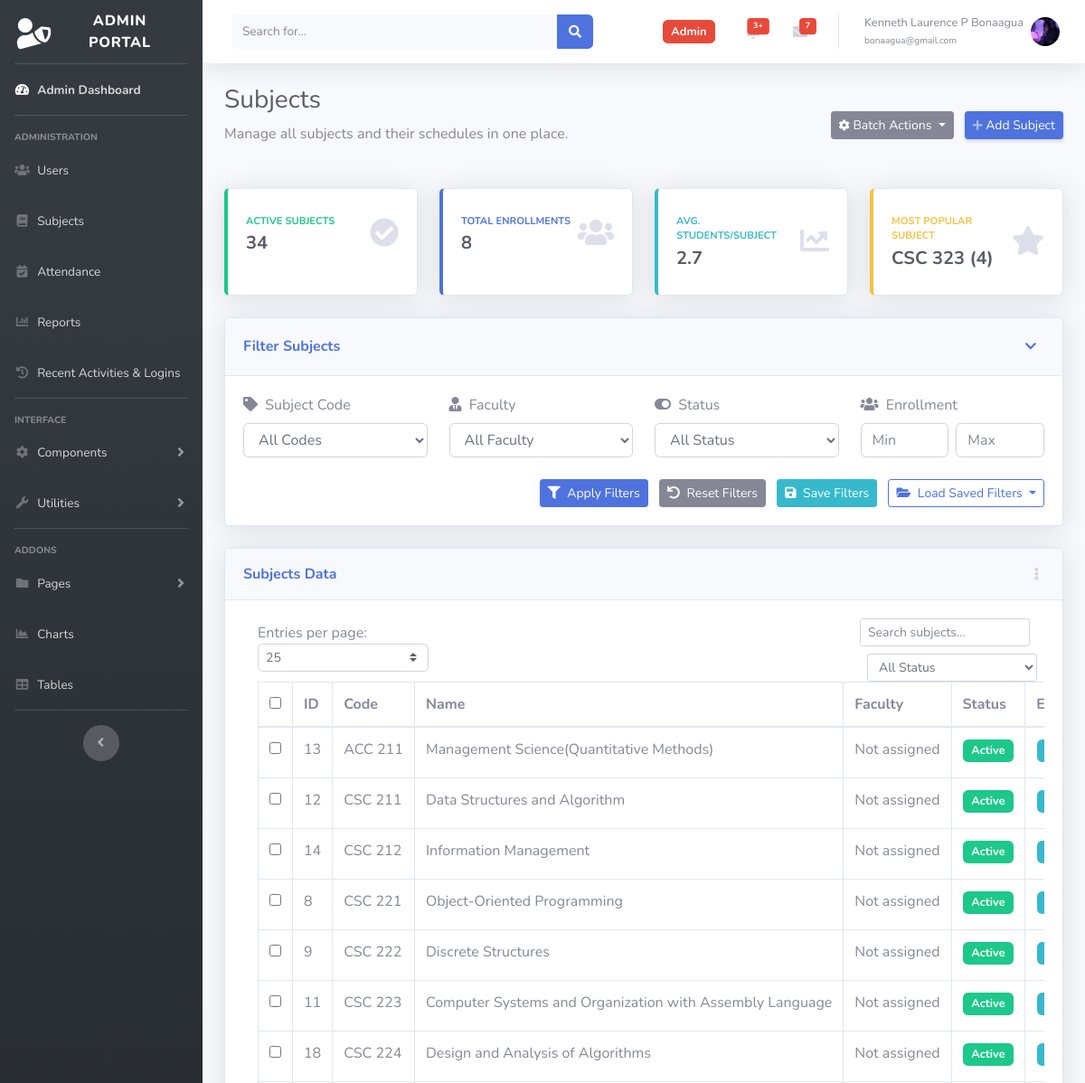
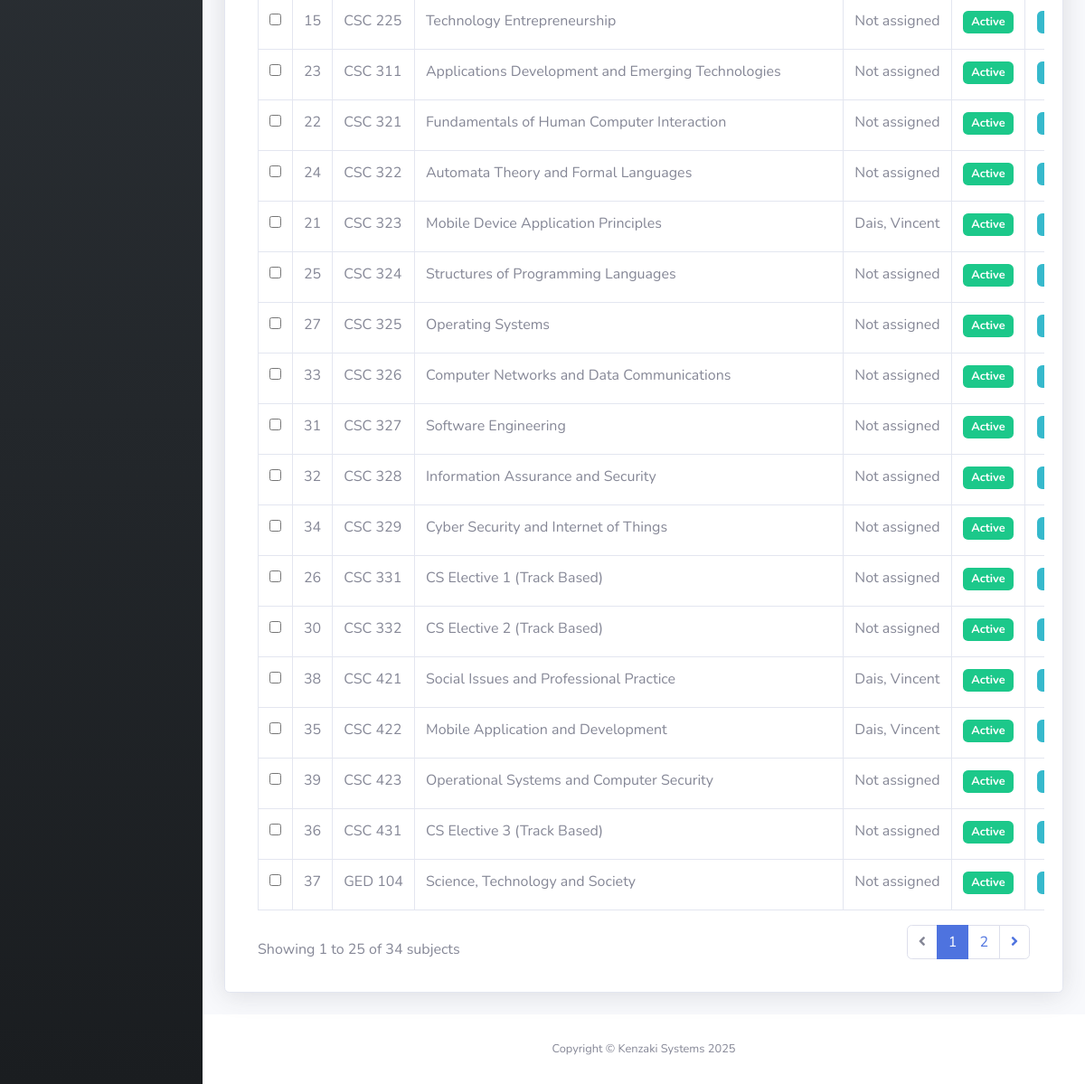
/subjects.php (signed in), run on the app's committed database (2 pictures, top to bottom).
### tables this page shows
CREATE TABLE `subjects` (
  `id` int(11) NOT NULL,
  `code` varchar(225) DEFAULT NULL,
  `name` varchar(225) DEFAULT NULL,
  `faculty_id` int(11) DEFAULT NULL,
  `status` int(11) DEFAULT NULL,
  `joincode` varchar(225) DEFAULT NULL
);

### subjects.php (the view, shortened to what this page needs)
<?php
include 'includes/header.php';
require 'db.php';
$filter_enrollment_min = isset($_GET['enrollment_min']) ? $_GET['enrollment_min'] : '';
$filter_enrollment_max = isset($_GET['enrollment_max']) ? $_GET['enrollment_max'] : '';
$sql = "SELECT s.*,
        CONCAT(u.lastname, ', ', u.firstname) AS faculty_name,
        (SELECT COUNT(*) FROM usersubjects WHERE subject_id = s.id) AS enrollment_count
        FROM subjects s
        LEFT JOIN users u ON s.faculty_id = u.id";
$result = $conn->query($sql);
?>
<div class="container-fluid">
    <div class="d-sm-flex align-items-center justify-content-between mb-4">
        <div>
            <h1 class="h3 mb-2 text-gray-800">Subjects</h1>
            <p class="mb-4">
            Manage all subjects and their schedules in one place.
            </p>
        </div>
        <div>
            <div class="btn-group mr-2">
                <button type="button" class="btn btn-secondary btn-sm dropdown-toggle" data-toggle="dropdown" aria-expanded="false">
                    <i class="fas fa-cog fa-sm"></i> Batch Actions
                </button>
            </div>
            <a href="#" class="d-none d-sm-inline-block btn btn-sm btn-primary shadow-sm" data-toggle="modal" data-target="#addSubjectModal">
                <i class="fas fa-plus fa-sm text-white-50"></i> Add Subject
            </a>
        </div>
    </div>
    <div class="row">
        <div class="col-xl-3 col-md-6 mb-4">
            <div class="card border-left-success shadow h-100 py-2">
                <div class="card-body">
                    <div class="row no-gutters align-items-center">
                        <div class="col mr-2">
                            <div class="text-xs font-weight-bold text-success text-uppercase mb-1">
                                Active Subjects</div>
                            <div class="h5 mb-0 font-weight-bold text-gray-800">
                                <?php
                                $active_sql = "SELECT COUNT(*) as count FROM subjects WHERE status = 1";
                                $active_result = $conn->query($active_sql);
                                $active_row = $active_result->fetch_assoc();
                                echo $active_row['count'];
                                ?>
                            </div>
                        </div>
                        <div class="col-auto">
                            <i class="fas fa-check-circle fa-2x text-gray-300"></i>
                        </div>
                    </div>
                </div>
            </div>
        </div>
        <div class="col-xl-3 col-md-6 mb-4">
            <div class="card border-left-primary shadow h-100 py-2">
                <div class="card-body">
                    <div class="row no-gutters align-items-center">
                        <div class="col mr-2">
                            <div class="text-xs font-weight-bold text-primary text-uppercase mb-1">
                                Total Enrollments</div>
                            <div class="h5 mb-0 font-weight-bold text-gray-800">
                                <?php
                                $enrollment_sql = "SELECT COUNT(*) as count FROM usersubjects";
                                $enrollment_result = $conn->query($enrollment_sql);
                                $enrollment_row = $enrollment_result->fetch_assoc();
                                echo $enrollment_row['count'];
                                ?>
                            </div>
                        </div>
                        <div class="col-auto">
                            <i class="fas fa-users fa-2x text-gray-300"></i>
                        </div>
                    </div>
                </div>
            </div>
        </div>
        <div class="col-xl-3 col-md-6 mb-4">
            <div class="card border-left-info shadow h-100 py-2">
                <div class="card-body">
                    <div class="row no-gutters align-items-center">
                        <div class="col mr-2">
                            <div class="text-xs font-weight-bold text-info text-uppercase mb-1">
                                Avg. Students/Subject</div>
                            <div class="h5 mb-0 font-weight-bold text-gray-800">
                                <?php
                                $avg_sql = "SELECT ROUND(AVG(cnt), 1) as avg_count FROM (
                                            SELECT COUNT(*) as cnt FROM usersubjects GROUP BY subject_id
                                            ) as counts";
                                $avg_result = $conn->query($avg_sql);
                                $avg_row = $avg_result->fetch_assoc();
                                echo $avg_row['avg_count'] ?: '0';
                                ?>
                            </div>
                        </div>
                        <div class="col-auto">
                            <i class="fas fa-chart-line fa-2x text-gray-300"></i>
                        </div>
                    </div>
                </div>
            </div>
        </div>
        <div class="col-xl-3 col-md-6 mb-4">
            <div class="card border-left-warning shadow h-100 py-2">
                <div class="card-body">
                    <div class="row no-gutters align-items-center">
                        <div class="col mr-2">
                            <div class="text-xs font-weight-bold text-warning text-uppercase mb-1">
                                Most Popular Subject</div>
                            <div class="h5 mb-0 font-weight-bold text-gray-800">
                                <?php
                                $popular_sql = "SELECT s.code, COUNT(*) as count
                                              FROM usersubjects us
                                              JOIN subjects s ON us.subject_id = s.id
                                              GROUP BY us.subject_id
                                              ORDER BY count DESC
                                              LIMIT 1";
                                $popular_result = $conn->query($popular_sql);
                                if($popular_result->num_rows > 0) {
                                    $popular_row = $popular_result->fetch_assoc();
                                    echo htmlspecialchars($popular_row['code']) . " (" . $popular_row['count'] . ")";
                                } else {
                                    echo "None";
                                }
                                ?>
                            </div>
                        </div>
                        <div class="col-auto">
                            <i class="fas fa-star fa-2x text-gray-300"></i>
                        </div>
                    </div>
                </div>
            </div>
        </div>
    </div>
    <div class="card shadow mb-4">
        <div class="card-header py-3 d-flex flex-row align-items-center justify-content-between">
            <h6 class="m-0 font-weight-bold text-primary">Filter Subjects</h6>
            <button class="btn btn-sm btn-link" type="button" data-toggle="collapse" data-target="#filtersCollapse" aria-expanded="true" aria-controls="filtersCollapse">
                <i class="fas fa-chevron-down"></i>
            </button>
        </div>
        <div class="collapse show" id="filtersCollapse">
            <div class="card-body">
                <form method="get" action="subjects.php" id="filterForm">
                    <div class="row">
                        <div class="col-md-3 mb-3">
                            <label for="code_prefix"><i class="fas fa-tag mr-1"></i> Subject Code</label>
                            <select class="form-control uniform-filter-size" id="code_prefix" name="code_prefix">
                                <option value="">All Codes</option>
                            </select>
                        </div>
                        <div class="col-md-3 mb-3">
                            <label for="faculty_id"><i class="fas fa-user-tie mr-1"></i> Faculty</label>
                            <select class="form-control uniform-filter-size" id="faculty_id" name="faculty_id">
                                <option value="">All Faculty</option>
                            </select>
                        </div>
                        <div class="col-md-3 mb-3">
                            <label for="status"><i class="fas fa-toggle-on mr-1"></i> Status</label>
                            <select class="form-control uniform-filter-size" id="status" name="status">
                                <option value="">All Status</option>
                            </select>
                        </div>
                        <div class="col-md-3 mb-3">
                            <label for="enrollment_range"><i class="fas fa-users mr-1"></i> Enrollment</label>
                            <div class="d-flex">
                                <input type="number" class="form-control uniform-filter-size mr-2" id="enrollment_min" name="enrollment_min" placeholder="Min" min="0" value="<?php echo htmlspecialchars($filter_enrollment_min); ?>">
                                <input type="number" class="form-control uniform-filter-size" id="enrollment_max" name="enrollment_max" placeholder="Max" min="0" value="<?php echo htmlspecialchars($filter_enrollment_max); ?>">
                            </div>
                        </div>
                    </div>
                    <div class="row mt-2">
                        <div class="col-md-12 text-right">
                            <button type="submit" class="btn btn-primary btn-sm">
                                <i class="fas fa-filter mr-1"></i> Apply Filters
                            </button>
                            <a href="subjects.php" class="btn btn-secondary btn-sm ml-2">
                                <i class="fas fa-undo mr-1"></i> Reset Filters
                            </a>
                            <button type="button" class="btn btn-info btn-sm ml-2" id="saveFilters">
                                <i class="fas fa-save mr-1"></i> Save Filters
                            </button>
                            <div class="btn-group ml-2" role="group">
                                <button id="loadFiltersDropdown" type="button" class="btn btn-outline-primary btn-sm dropdown-toggle" data-toggle="dropdown" aria-haspopup="true" aria-expanded="false">
                                    <i class="fas fa-folder-open mr-1"></i> Load Saved Filters
                                </button>
                            </div>
                        </div>
                    </div>
                </form>
            </div>
        </div>
    </div>
    <div class="card shadow mb-4">
        <div class="card-header py-3 d-flex flex-row align-items-center justify-content-between">
            <h6 class="m-0 font-weight-bold text-primary">Subjects Data</h6>
            <div>
                <div class="dropdown no-arrow d-inline">
                    <a class="dropdown-toggle" href="#" role="button" id="dropdownMenuLink" data-toggle="dropdown">
                        <i class="fas fa-ellipsis-v fa-sm fa-fw text-gray-400"></i>
                    </a>
                </div>
            </div>
        </div>
        <div class="card-body">
            <div class="table-responsive">
                <div class="px-3">
                    <table class="table table-bordered table-hover" id="dataTable" width="100%" cellspacing="0">
                        <thead>
                            <tr>
                                <th width="30px"><input type="checkbox" id="selectAllSubjects"></th>
                                <th width="80px">ID</th>
                                <th width="120px">Code</th>
                                <th width="200px">Name</th>
                                <th width="200px">Faculty</th>
                                <th width="100px">Status</th>
                                <th width="120px">Enrollment</th>
                            </tr>
                        </thead>
                        <tbody>
                            <?php
                            if ($result->num_rows > 0) {
                                while($row = $result->fetch_assoc()) {
                                    $statusBadge = ($row["status"] == 1) ?
                                        '<span class="badge badge-success">Active</span>' :
                                        '<span class="badge badge-danger">Inactive</span>';
                                    echo "<tr>";
                                    echo "<td><input type='checkbox' name='subject_checkbox' value='" . htmlspecialchars($row["id"]) . "'></td>";
                                    echo "<td><span class='truncate' title='" . htmlspecialchars($row["id"]) . "'>" . htmlspecialchars($row["id"]) . "</span></td>";
                                    echo "<td><span class='truncate' title='" . htmlspecialchars($row["code"]) . "'>" . htmlspecialchars($row["code"]) . "</span></td>";
                                    echo "<td><span class='truncate' title='" . htmlspecialchars($row["name"]) . "'>" . htmlspecialchars($row["name"]) . "</span></td>";
                                    echo "<td><span class='truncate' title='" . ($row["faculty_name"] ?: 'Not assigned') . "'>" . ($row["faculty_name"] ?: '<span class="text-muted">Not assigned</span>') . "</span></td>";
                                    echo "<td class='text-center'>" . $statusBadge . "</td>";
                                    echo "<td class='text-center'><span class='badge badge-info'>" . $row["enrollment_count"]. " students</span></td>";
                                    echo "</tr>";
                                }
                            } else {
                                echo "<tr><td colspan='9' class='text-center'>No subjects found</td></tr>";
                            }
                            ?>
                        </tbody>
                    </table>
                </div>
            </div>
        </div>
    </div>
</div>
</div>
<?php include 'includes/footer.php'; ?>
</body>
</html>

### subjects.php (style rules this page uses)
.badge { padding: 0.5em 0.75em; font-size: 80%; }
.truncate { max-width: 100%; white-space: nowrap; overflow: hidden; text-overflow: ellipsis; display: block; }
#filtersCollapse { transition: all 0.3s; }
.uniform-filter-size { width: 100%; }

### data on the page
subjects: id "8", code "CSC 221", name "Object-Oriented Programming", faculty_name "Not assigned", status "Active"
subjects: id "9", code "CSC 222", name "Discrete Structures", faculty_name "Not assigned", status "Active"
subjects: id "11", code "CSC 223", name "Computer Systems and Organization with Assembly Language", faculty_name "Not assigned", status "Active"
subjects: id "12", code "CSC 211", name "Data Structures and Algorithm", faculty_name "Not assigned", status "Active"
subjects: id "13", code "ACC 211", name "Management Science(Quantitative Methods)", faculty_name "Not assigned", status "Active"
subjects: id "14", code "CSC 212", name "Information Management", faculty_name "Not assigned", status "Active"
subjects: id "15", code "CSC 225", name "Technology Entrepreneurship", faculty_name "Not assigned", status "Active"
subjects: id "18", code "CSC 224", name "Design and Analysis of Algorithms", faculty_name "Not assigned", status "Active"
subjects: id "21", code "CSC 323", name "Mobile Device Application Principles", faculty_name "Dais, Vincent", status "Active"
subjects: id "22", code "CSC 321", name "Fundamentals of Human Computer Interaction", faculty_name "Not assigned", status "Active"
subjects: id "23", code "CSC 311", name "Applications Development and Emerging Technologies", faculty_name "Not assigned", status "Active"
subjects: id "24", code "CSC 322", name "Automata Theory and Formal Languages", faculty_name "Not assigned", status "Active"
subjects: id "25", code "CSC 324", name "Structures of Programming Languages", faculty_name "Not assigned", status "Active"
subjects: id "26", code "CSC 331", name "CS Elective 1 (Track Based)", faculty_name "Not assigned", status "Active"
subjects: id "27", code "CSC 325", name "Operating Systems", faculty_name "Not assigned", status "Active"
subjects: id "30", code "CSC 332", name "CS Elective 2 (Track Based)", faculty_name "Not assigned", status "Active"
subjects: id "31", code "CSC 327", name "Software Engineering", faculty_name "Not assigned", status "Active"
subjects: id "32", code "CSC 328", name "Information Assurance and Security", faculty_name "Not assigned", status "Active"
subjects: id "33", code "CSC 326", name "Computer Networks and Data Communications", faculty_name "Not assigned", status "Active"
subjects: id "34", code "CSC 329", name "Cyber Security and Internet of Things", faculty_name "Not assigned", status "Active"
subjects: id "35", code "CSC 422", name "Mobile Application and Development", faculty_name "Dais, Vincent", status "Active"
subjects: id "36", code "CSC 431", name "CS Elective 3 (Track Based)", faculty_name "Not assigned", status "Active"
subjects: id "37", code "GED 104", name "Science, Technology and Society", faculty_name "Not assigned", status "Active"
subjects: id "38", code "CSC 421", name "Social Issues and Professional Practice", faculty_name "Dais, Vincent", status "Active"
subjects: id "39", code "CSC 423", name "Operational Systems and Computer Security", faculty_name "Not assigned", status "Active"

### other printed values
$_SESSION['usertype'] "Admin"
$_SESSION['firstname'] "Kenneth Laurence"
$_SESSION['middle_init'] "P"
$_SESSION['lastname'] "Bonaagua"
$_SESSION['email'] "bonaagua@gmail.com"
$active_row['count'] "34"
$enrollment_row['count'] "8"
$avg_row['avg_count'] ?: '0' "2.7"
$popular_row['code'] "CSC 323"
$popular_row['count'] "4"
